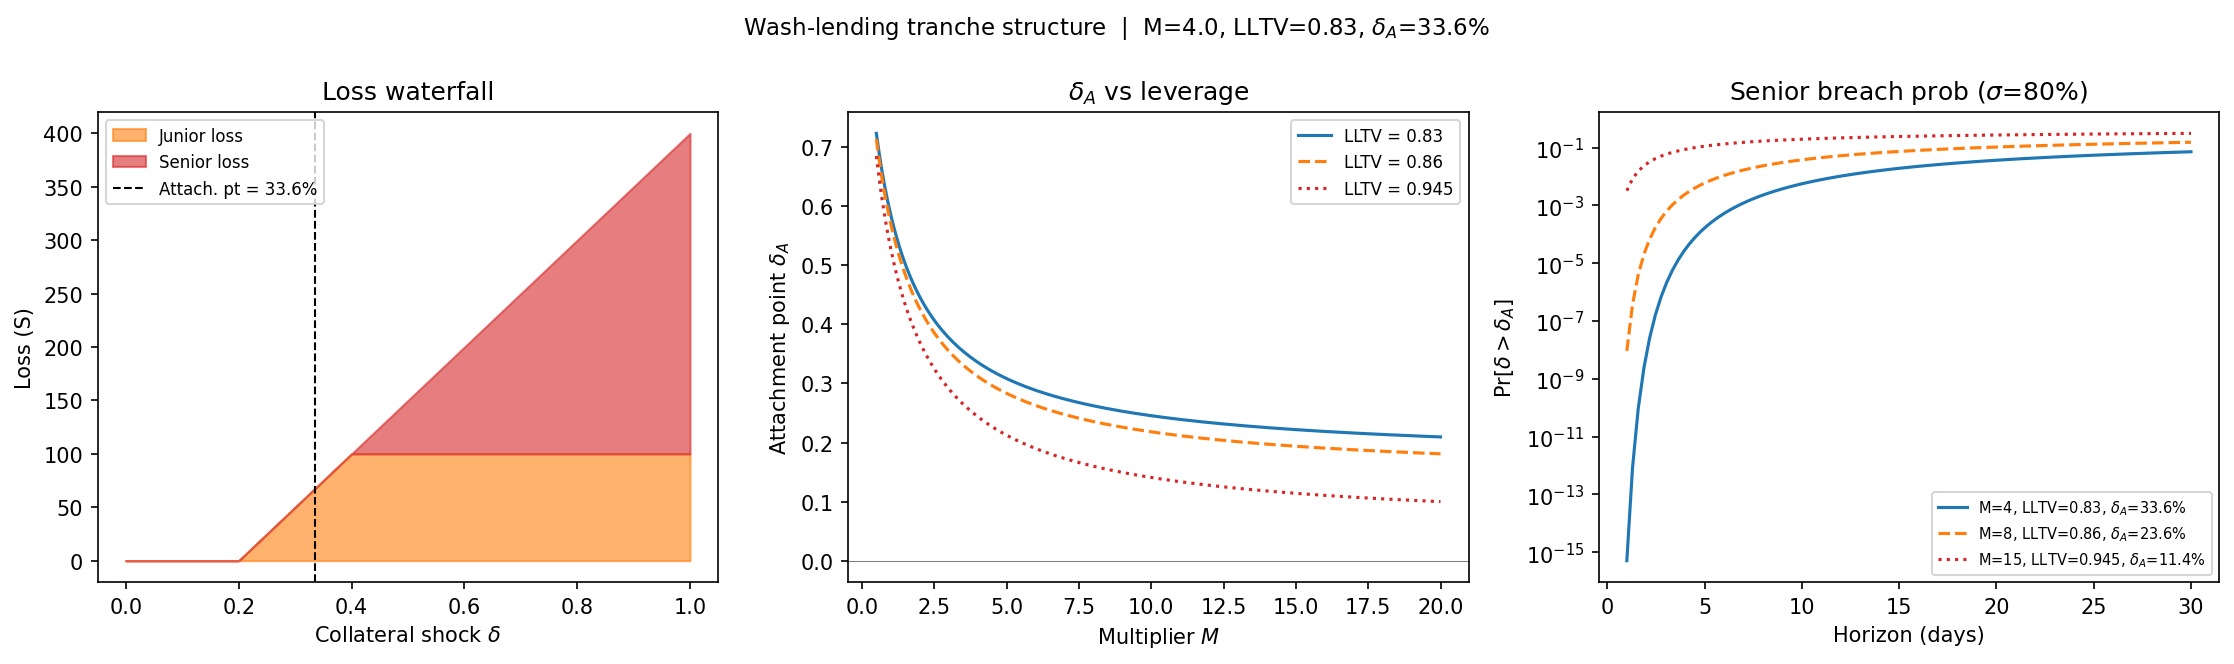

Recreate this plot in Python.
"""Tranche waterfall for the wash-lending equilibrium.

Plots attachment points, loss allocation, and loss probabilities
for the implicit CDO structure described in washLending.tex.

Usage:
    uv run wash_tranche.py                # default Spark-like params
    uv run wash_tranche.py --M 15 --lltv 0.945  # Morpho high-LLTV
"""

from __future__ import annotations

import argparse
from pathlib import Path

import matplotlib.pyplot as plt
import numpy as np
from scipy.stats import norm


# ---------------------------------------------------------------------------
# Attachment point
# ---------------------------------------------------------------------------

def attachment_point(M: float, lltv: float) -> float:
    """Collateral-loss fraction that wipes out the junior tranche (homogeneous)."""
    return 1.0 - M * lltv / (1.0 + M)


def attachment_point_heterogeneous(
    Ms: np.ndarray, es: np.ndarray, lltv: float
) -> float:
    """Attachment point for heterogeneous borrowers.

    Finds the smallest delta such that sum of shortfalls = sum of equities.
    """
    E_J = es.sum()
    # Sort by liquidation threshold (ascending delta_i* = most leveraged first)
    delta_stars = 1.0 - Ms / (lltv * (1.0 + Ms))
    order = np.argsort(delta_stars)

    # Binary search for delta_A where cumulative_loss(delta) = E_J
    def cumulative_loss(delta: float) -> float:
        shortfalls = es * np.maximum(0.0, delta * (1.0 + Ms) - 1.0)
        return shortfalls.sum()

    lo, hi = 0.0, 1.0
    for _ in range(200):
        mid = (lo + hi) / 2.0
        if cumulative_loss(mid) < E_J:
            lo = mid
        else:
            hi = mid
    return (lo + hi) / 2.0


# ---------------------------------------------------------------------------
# Loss waterfall
# ---------------------------------------------------------------------------

def loss_waterfall(
    delta: np.ndarray, M: float, lltv: float, E_J: float, E_S: float
) -> tuple[np.ndarray, np.ndarray]:
    """Compute junior and senior losses as a function of collateral shock delta."""
    total_loss = E_J * np.maximum(0.0, delta * (1.0 + M) - 1.0) / 1.0
    # Junior absorbs up to E_J
    junior_loss = np.minimum(total_loss, E_J)
    senior_loss = np.maximum(total_loss - E_J, 0.0)
    # Cap senior at E_S
    senior_loss = np.minimum(senior_loss, E_S)
    return junior_loss, senior_loss


# ---------------------------------------------------------------------------
# Plotting
# ---------------------------------------------------------------------------

def plot_waterfall(
    M: float,
    lltv: float,
    E_J: float = 100.0,
    E_S: float = 400.0,
    sigma: float = 0.80,
    tau_days: float = 7.0,
    out: str | None = None,
):
    delta = np.linspace(0, 1, 500)
    delta_A = attachment_point(M, lltv)

    junior_loss, senior_loss = loss_waterfall(delta, M, lltv, E_J, E_S)

    fig, axes = plt.subplots(1, 3, figsize=(15, 4.5))

    # Panel 1: Loss waterfall
    ax = axes[0]
    ax.fill_between(delta, 0, junior_loss, alpha=0.6, label="Junior loss", color="C1")
    ax.fill_between(delta, junior_loss, junior_loss + senior_loss, alpha=0.6,
                    label="Senior loss", color="C3")
    ax.axvline(delta_A, color="k", ls="--", lw=1, label=f"Attach. pt = {delta_A:.1%}")
    ax.set_xlabel(r"Collateral shock $\delta$")
    ax.set_ylabel("Loss (S)")
    ax.set_title("Loss waterfall")
    ax.legend(fontsize=8)

    # Panel 2: Attachment point vs leverage
    ax = axes[1]
    Ms = np.linspace(0.5, 20, 200)
    for ll, ls_, c in [(0.83, "-", "C0"), (0.86, "--", "C1"), (0.945, ":", "C3")]:
        ap = 1.0 - Ms * ll / (1.0 + Ms)
        ax.plot(Ms, ap, ls=ls_, color=c, label=f"LLTV = {ll}")
    ax.axhline(0, color="gray", lw=0.5)
    ax.set_xlabel(r"Multiplier $M$")
    ax.set_ylabel(r"Attachment point $\delta_A$")
    ax.set_title(r"$\delta_A$ vs leverage")
    ax.legend(fontsize=8)

    # Panel 3: Loss probability vs horizon
    ax = axes[2]
    taus = np.linspace(1, 30, 100)  # days
    for ll, ms, ls_, c in [
        (0.83, 4, "-", "C0"),
        (0.86, 8, "--", "C1"),
        (0.945, 15, ":", "C3"),
    ]:
        da = attachment_point(ms, ll)
        prob = norm.cdf(-da / (sigma * np.sqrt(taus / 365)))
        ax.semilogy(taus, prob, ls=ls_, color=c,
                    label=f"M={ms}, LLTV={ll}, $\\delta_A$={da:.1%}")
    ax.set_xlabel("Horizon (days)")
    ax.set_ylabel(r"$\Pr[\delta > \delta_A]$")
    ax.set_title(rf"Senior breach prob ($\sigma$={sigma:.0%})")
    ax.legend(fontsize=7)

    fig.suptitle(
        f"Wash-lending tranche structure  |  M={M}, LLTV={lltv}, "
        f"$\\delta_A$={delta_A:.1%}",
        fontsize=11,
    )
    plt.tight_layout()

    if out:
        fig.savefig(out, dpi=150, bbox_inches="tight")
        print(f"Saved to {out}")
    else:
        out_path = Path(__file__).with_suffix(".png")
        fig.savefig(out_path, dpi=150, bbox_inches="tight")
        print(f"Saved to {out_path}")
    plt.close(fig)


# ---------------------------------------------------------------------------
# Main
# ---------------------------------------------------------------------------

def main():
    p = argparse.ArgumentParser(description="Wash-lending tranche waterfall")
    p.add_argument("--M", type=float, default=4.0, help="Equilibrium multiplier")
    p.add_argument("--lltv", type=float, default=0.83, help="Liquidation LTV")
    p.add_argument("--E-junior", type=float, default=100.0, help="Junior equity")
    p.add_argument("--E-senior", type=float, default=400.0, help="Senior equity")
    p.add_argument("--sigma", type=float, default=0.80, help="Collateral vol (ann.)")
    p.add_argument("--tau", type=float, default=7.0, help="Horizon in days")
    p.add_argument("--out", type=str, default=None, help="Output file path")
    args = p.parse_args()

    print(f"M={args.M}, LLTV={args.lltv}")
    da = attachment_point(args.M, args.lltv)
    print(f"Attachment point: delta_A = {da:.4f} ({da:.1%} collateral drop)")
    print(f"At M=15, LLTV=0.945: delta_A = {attachment_point(15, 0.945):.4f}")

    plot_waterfall(
        M=args.M,
        lltv=args.lltv,
        E_J=args.E_junior,
        E_S=args.E_senior,
        sigma=args.sigma,
        tau_days=args.tau,
        out=args.out,
    )


if __name__ == "__main__":
    main()
